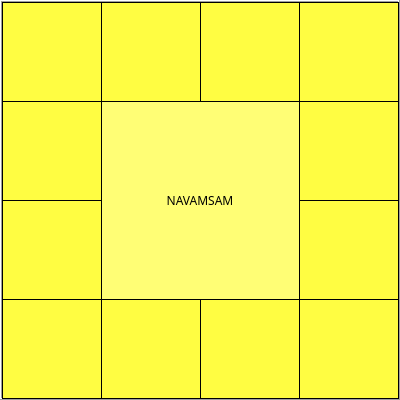
                 <widget class="QFrame" name="frame_3">
                  <property name="sizePolicy">
                   <sizepolicy hsizetype="Minimum" vsizetype="Minimum">
                    <horstretch>0</horstretch>
                    <verstretch>0</verstretch>
                   </sizepolicy>
                  </property>
                  <property name="minimumSize">
                   <size>
                    <width>400</width>
                    <height>400</height>
                   </size>
                  </property>
                  <property name="maximumSize">
                   <size>
                    <width>400</width>
                    <height>400</height>
                   </size>
                  </property>
                  <property name="frameShape">
                   <enum>QFrame::Box</enum>
                  </property>
                  <property name="frameShadow">
                   <enum>QFrame::Raised</enum>
                  </property>
                  <layout class="QGridLayout" name="gridLayout_4">
                   <property name="leftMargin">
                    <number>0</number>
                   </property>
                   <property name="topMargin">
                    <number>0</number>
                   </property>
                   <property name="rightMargin">
                    <number>0</number>
                   </property>
                   <property name="bottomMargin">
                    <number>0</number>
                   </property>
                   <property name="spacing">
                    <number>0</number>
                   </property>
                   <item row="1" column="1" rowspan="2" colspan="2">
                    <layout class="QVBoxLayout" name="verticalLayout_3">
                     <item>
                      <widget class="QLabel" name="amsam_center_lbl">
                       <property name="font">
                        <font>
                         <family>Arial Unicode MS</family>
                         <pointsize>9</pointsize>
                        </font>
                       </property>
                       <property name="styleSheet">
                        <string notr="true">background: #fffe75</string>
                       </property>
                       <property name="text">
                        <string>NAVAMSAM</string>
                       </property>
                       <property name="alignment">
                        <set>Qt::AlignCenter</set>
                       </property>
                      </widget>
                     </item>
                    </layout>
                   </item>
                   <item row="0" column="0">
                    <widget class="QLabel" name="amsam_meenam_lbl">
                     <property name="sizePolicy">
                      <sizepolicy hsizetype="Fixed" vsizetype="Fixed">
                       <horstretch>0</horstretch>
                       <verstretch>0</verstretch>
                      </sizepolicy>
                     </property>
                     <property name="minimumSize">
                      <size>
                       <width>100</width>
                       <height>100</height>
                      </size>
                     </property>
                     <property name="maximumSize">
                      <size>
                       <width>100</width>
                       <height>100</height>
                      </size>
                     </property>
                     <property name="font">
                      <font>
                       <family>Arial Unicode MS</family>
                       <pointsize>10</pointsize>
                      </font>
                     </property>
                     <property name="styleSheet">
                      <string notr="true">background: #fffd42</string>
                     </property>
                     <property name="frameShape">
                      <enum>QFrame::Box</enum>
                     </property>
                     <property name="text">
                      <string>&lt;html&gt;&lt;head/&gt;&lt;body&gt;&lt;p align=&quot;center&quot;&gt;&lt;br/&gt;&lt;/p&gt;&lt;/body&gt;&lt;/html&gt;</string>
                     </property>
                     <property name="alignment">
                      <set>Qt::AlignCenter</set>
                     </property>
                    </widget>
                   </item>
                   <item row="0" column="1">
                    <widget class="QLabel" name="amsam_mesham_lbl">
                     <property name="sizePolicy">
                      <sizepolicy hsizetype="Fixed" vsizetype="Fixed">
                       <horstretch>0</horstretch>
                       <verstretch>0</verstretch>
                      </sizepolicy>
                     </property>
                     <property name="minimumSize">
                      <size>
                       <width>100</width>
                       <height>100</height>
                      </size>
                     </property>
                     <property name="maximumSize">
                      <size>
                       <width>100</width>
                       <height>100</height>
                      </size>
                     </property>
                     <property name="font">
                      <font>
                       <family>Arial Unicode MS</family>
                       <pointsize>10</pointsize>
                      </font>
                     </property>
                     <property name="styleSheet">
                      <string notr="true">background: #fffd42</string>
                     </property>
                     <property name="frameShape">
                      <enum>QFrame::Box</enum>
                     </property>
                     <property name="text">
                      <string>&lt;html&gt;&lt;head/&gt;&lt;body&gt;&lt;p align=&quot;center&quot;&gt;&lt;br/&gt;&lt;/p&gt;&lt;/body&gt;&lt;/html&gt;</string>
                     </property>
                     <property name="alignment">
                      <set>Qt::AlignCenter</set>
                     </property>
                    </widget>
                   </item>
                   <item row="0" column="2">
                    <widget class="QLabel" name="amsam_rishabam_lbl">
                     <property name="sizePolicy">
                      <sizepolicy hsizetype="Fixed" vsizetype="Fixed">
                       <horstretch>0</horstretch>
                       <verstretch>0</verstretch>
                      </sizepolicy>
                     </property>
                     <property name="minimumSize">
                      <size>
                       <width>100</width>
                       <height>100</height>
                      </size>
                     </property>
                     <property name="maximumSize">
                      <size>
                       <width>100</width>
                       <height>100</height>
                      </size>
                     </property>
                     <property name="font">
                      <font>
                       <family>Arial Unicode MS</family>
                       <pointsize>10</pointsize>
                      </font>
                     </property>
                     <property name="styleSheet">
                      <string notr="true">background: #fffd42</string>
                     </property>
                     <property name="frameShape">
                      <enum>QFrame::Box</enum>
                     </property>
                     <property name="text">
                      <string>&lt;html&gt;&lt;head/&gt;&lt;body&gt;&lt;p align=&quot;center&quot;&gt;&lt;br/&gt;&lt;/p&gt;&lt;/body&gt;&lt;/html&gt;</string>
                     </property>
                     <property name="alignment">
                      <set>Qt::AlignCenter</set>
                     </property>
                    </widget>
                   </item>
                   <item row="0" column="3">
                    <widget class="QLabel" name="amsam_mithunam_lbl">
                     <property name="sizePolicy">
                      <sizepolicy hsizetype="Fixed" vsizetype="Fixed">
                       <horstretch>0</horstretch>
                       <verstretch>0</verstretch>
                      </sizepolicy>
                     </property>
                     <property name="minimumSize">
                      <size>
                       <width>100</width>
                       <height>100</height>
                      </size>
                     </property>
                     <property name="maximumSize">
                      <size>
                       <width>100</width>
                       <height>100</height>
                      </size>
                     </property>
                     <property name="font">
                      <font>
                       <family>Arial Unicode MS</family>
                       <pointsize>10</pointsize>
                      </font>
                     </property>
                     <property name="styleSheet">
                      <string notr="true">background: #fffd42</string>
                     </property>
                     <property name="frameShape">
                      <enum>QFrame::Box</enum>
                     </property>
                     <property name="text">
                      <string>&lt;html&gt;&lt;head/&gt;&lt;body&gt;&lt;p align=&quot;center&quot;&gt;&lt;br/&gt;&lt;/p&gt;&lt;/body&gt;&lt;/html&gt;</string>
                     </property>
                     <property name="alignment">
                      <set>Qt::AlignCenter</set>
                     </property>
                    </widget>
                   </item>
                   <item row="1" column="0">
                    <widget class="QLabel" name="amsam_kumbam_lbl">
                     <property name="sizePolicy">
                      <sizepolicy hsizetype="Fixed" vsizetype="Fixed">
                       <horstretch>0</horstretch>
                       <verstretch>0</verstretch>
                      </sizepolicy>
                     </property>
                     <property name="minimumSize">
                      <size>
                       <width>100</width>
                       <height>100</height>
                      </size>
                     </property>
                     <property name="maximumSize">
                      <size>
                       <width>100</width>
                       <height>100</height>
                      </size>
                     </property>
                     <property name="font">
                      <font>
                       <family>Arial Unicode MS</family>
                       <pointsize>10</pointsize>
                      </font>
                     </property>
                     <property name="styleSheet">
                      <string notr="true">background: #fffd42</string>
                     </property>
                     <property name="frameShape">
                      <enum>QFrame::Box</enum>
                     </property>
                     <property name="text">
                      <string>&lt;html&gt;&lt;head/&gt;&lt;body&gt;&lt;p align=&quot;center&quot;&gt;&lt;br/&gt;&lt;/p&gt;&lt;/body&gt;&lt;/html&gt;</string>
                     </property>
                     <property name="alignment">
                      <set>Qt::AlignCenter</set>
                     </property>
                    </widget>
                   </item>
                   <item row="2" column="0">
                    <widget class="QLabel" name="amsam_magaram_lbl">
                     <property name="sizePolicy">
                      <sizepolicy hsizetype="Fixed" vsizetype="Fixed">
                       <horstretch>0</horstretch>
                       <verstretch>0</verstretch>
                      </sizepolicy>
                     </property>
                     <property name="minimumSize">
                      <size>
                       <width>100</width>
                       <height>100</height>
                      </size>
                     </property>
                     <property name="maximumSize">
                      <size>
                       <width>100</width>
                       <height>100</height>
                      </size>
                     </property>
                     <property name="font">
                      <font>
                       <family>Arial Unicode MS</family>
                       <pointsize>10</pointsize>
                      </font>
                     </property>
                     <property name="styleSheet">
                      <string notr="true">background: #fffd42</string>
                     </property>
                     <property name="frameShape">
                      <enum>QFrame::Box</enum>
                     </property>
                     <property name="text">
                      <string>&lt;html&gt;&lt;head/&gt;&lt;body&gt;&lt;p align=&quot;center&quot;&gt;&lt;br/&gt;&lt;/p&gt;&lt;/body&gt;&lt;/html&gt;</string>
                     </property>
                     <property name="alignment">
                      <set>Qt::AlignCenter</set>
                     </property>
                    </widget>
                   </item>
                   <item row="3" column="0">
                    <widget class="QLabel" name="amsam_dhanusu_lbl">
                     <property name="sizePolicy">
                      <sizepolicy hsizetype="Fixed" vsizetype="Fixed">
                       <horstretch>0</horstretch>
                       <verstretch>0</verstretch>
                      </sizepolicy>
                     </property>
                     <property name="minimumSize">
                      <size>
                       <width>100</width>
                       <height>100</height>
                      </size>
                     </property>
                     <property name="maximumSize">
                      <size>
                       <width>100</width>
                       <height>100</height>
                      </size>
                     </property>
                     <property name="font">
                      <font>
                       <family>Arial Unicode MS</family>
                       <pointsize>10</pointsize>
                      </font>
                     </property>
                     <property name="autoFillBackground">
                      <bool>false</bool>
                     </property>
                     <property name="styleSheet">
                      <string notr="true">background: #fffd42</string>
                     </property>
                     <property name="frameShape">
                      <enum>QFrame::Box</enum>
                     </property>
                     <property name="text">
                      <string>&lt;html&gt;&lt;head/&gt;&lt;body&gt;&lt;p align=&quot;center&quot;&gt;&lt;br/&gt;&lt;/p&gt;&lt;/body&gt;&lt;/html&gt;</string>
                     </property>
                     <property name="alignment">
                      <set>Qt::AlignCenter</set>
                     </property>
                    </widget>
                   </item>
                   <item row="3" column="1">
                    <widget class="QLabel" name="amsam_viruchigam_lbl">
                     <property name="sizePolicy">
                      <sizepolicy hsizetype="Fixed" vsizetype="Fixed">
                       <horstretch>0</horstretch>
                       <verstretch>0</verstretch>
                      </sizepolicy>
                     </property>
                     <property name="minimumSize">
                      <size>
                       <width>100</width>
                       <height>100</height>
                      </size>
                     </property>
                     <property name="maximumSize">
                      <size>
                       <width>100</width>
                       <height>100</height>
                      </size>
                     </property>
                     <property name="font">
                      <font>
                       <family>Arial Unicode MS</family>
                       <pointsize>10</pointsize>
                      </font>
                     </property>
                     <property name="styleSheet">
                      <string notr="true">background: #fffd42</string>
                     </property>
                     <property name="frameShape">
                      <enum>QFrame::Box</enum>
                     </property>
                     <property name="text">
                      <string>&lt;html&gt;&lt;head/&gt;&lt;body&gt;&lt;p align=&quot;center&quot;&gt;&lt;br/&gt;&lt;/p&gt;&lt;/body&gt;&lt;/html&gt;</string>
                     </property>
                     <property name="alignment">
                      <set>Qt::AlignCenter</set>
                     </property>
                    </widget>
                   </item>
                   <item row="3" column="2">
                    <widget class="QLabel" name="amsam_thulam_lbl">
                     <property name="sizePolicy">
                      <sizepolicy hsizetype="Fixed" vsizetype="Fixed">
                       <horstretch>0</horstretch>
                       <verstretch>0</verstretch>
                      </sizepolicy>
                     </property>
                     <property name="minimumSize">
                      <size>
                       <width>100</width>
                       <height>100</height>
                      </size>
                     </property>
                     <property name="maximumSize">
                      <size>
                       <width>100</width>
                       <height>100</height>
                      </size>
                     </property>
                     <property name="font">
                      <font>
                       <family>Arial Unicode MS</family>
                       <pointsize>10</pointsize>
                      </font>
                     </property>
                     <property name="styleSheet">
                      <string notr="true">background: #fffd42</string>
                     </property>
                     <property name="frameShape">
                      <enum>QFrame::Box</enum>
                     </property>
                     <property name="text">
                      <string>&lt;html&gt;&lt;head/&gt;&lt;body&gt;&lt;p align=&quot;center&quot;&gt;&lt;br/&gt;&lt;/p&gt;&lt;/body&gt;&lt;/html&gt;</string>
                     </property>
                     <property name="alignment">
                      <set>Qt::AlignCenter</set>
                     </property>
                    </widget>
                   </item>
                   <item row="3" column="3">
                    <widget class="QLabel" name="amsam_kanni_lbl">
                     <property name="sizePolicy">
                      <sizepolicy hsizetype="Fixed" vsizetype="Fixed">
                       <horstretch>0</horstretch>
                       <verstretch>0</verstretch>
                      </sizepolicy>
                     </property>
                     <property name="minimumSize">
                      <size>
                       <width>100</width>
                       <height>100</height>
                      </size>
                     </property>
                     <property name="maximumSize">
                      <size>
                       <width>100</width>
                       <height>100</height>
                      </size>
                     </property>
                     <property name="font">
                      <font>
                       <family>Arial Unicode MS</family>
                       <pointsize>10</pointsize>
                      </font>
                     </property>
                     <property name="styleSheet">
                      <string notr="true">background: #fffd42</string>
                     </property>
                     <property name="frameShape">
                      <enum>QFrame::Box</enum>
                     </property>
                     <property name="text">
                      <string>&lt;html&gt;&lt;head/&gt;&lt;body&gt;&lt;p align=&quot;center&quot;&gt;&lt;br/&gt;&lt;/p&gt;&lt;/body&gt;&lt;/html&gt;</string>
                     </property>
                     <property name="alignment">
                      <set>Qt::AlignCenter</set>
                     </property>
                    </widget>
                   </item>
                   <item row="2" column="3">
                    <widget class="QLabel" name="amsam_simmam_lbl">
                     <property name="sizePolicy">
                      <sizepolicy hsizetype="Fixed" vsizetype="Fixed">
                       <horstretch>0</horstretch>
                       <verstretch>0</verstretch>
                      </sizepolicy>
                     </property>
                     <property name="minimumSize">
                      <size>
                       <width>100</width>
                       <height>100</height>
                      </size>
                     </property>
                     <property name="maximumSize">
                      <size>
                       <width>100</width>
                       <height>100</height>
                      </size>
                     </property>
                     <property name="font">
                      <font>
                       <family>Arial Unicode MS</family>
                       <pointsize>10</pointsize>
                      </font>
                     </property>
                     <property name="styleSheet">
                      <string notr="true">background: #fffd42</string>
                     </property>
                     <property name="frameShape">
                      <enum>QFrame::Box</enum>
                     </property>
                     <property name="text">
                      <string>&lt;html&gt;&lt;head/&gt;&lt;body&gt;&lt;p align=&quot;center&quot;&gt;&lt;br/&gt;&lt;/p&gt;&lt;/body&gt;&lt;/html&gt;</string>
                     </property>
                     <property name="alignment">
                      <set>Qt::AlignCenter</set>
                     </property>
                    </widget>
                   </item>
                   <item row="1" column="3">
                    <widget class="QLabel" name="amsam_kadagam_lbl">
                     <property name="sizePolicy">
                      <sizepolicy hsizetype="Fixed" vsizetype="Fixed">
                       <horstretch>0</horstretch>
                       <verstretch>0</verstretch>
                      </sizepolicy>
                     </property>
                     <property name="minimumSize">
                      <size>
                       <width>100</width>
                       <height>100</height>
                      </size>
                     </property>
                     <property name="maximumSize">
                      <size>
                       <width>100</width>
                       <height>100</height>
                      </size>
                     </property>
                     <property name="font">
                      <font>
                       <family>Arial Unicode MS</family>
                       <pointsize>10</pointsize>
                      </font>
                     </property>
                     <property name="styleSheet">
                      <string notr="true">background: #fffd42</string>
                     </property>
                     <property name="frameShape">
                      <enum>QFrame::Box</enum>
                     </property>
                     <property name="text">
                      <string>&lt;html&gt;&lt;head/&gt;&lt;body&gt;&lt;p align=&quot;center&quot;&gt;&lt;br/&gt;&lt;/p&gt;&lt;/body&gt;&lt;/html&gt;</string>
                     </property>
                     <property name="alignment">
                      <set>Qt::AlignCenter</set>
                     </property>
                    </widget>
                   </item>
                  </layout>
                 </widget>
